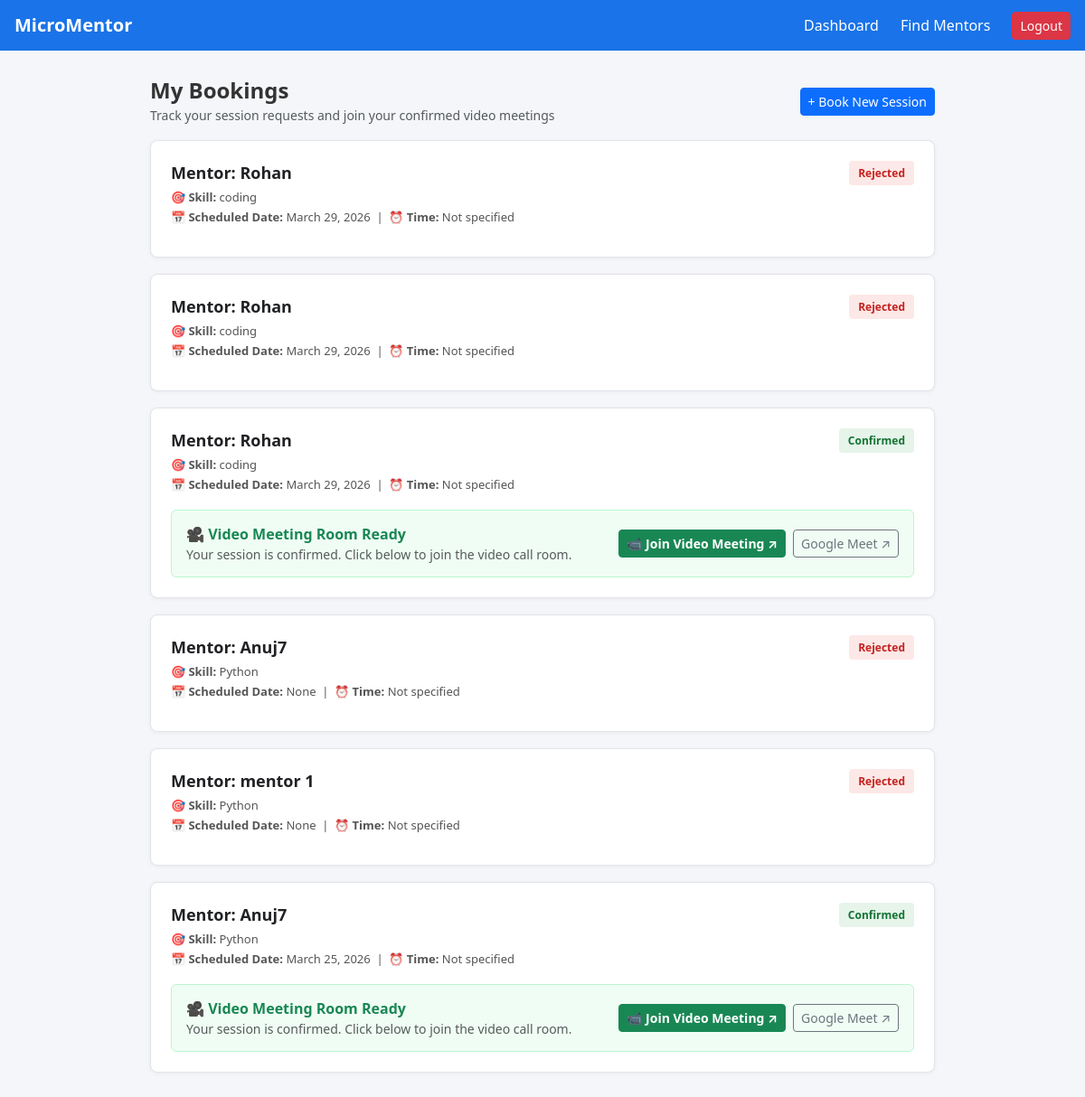
/mentor/my-bookings/ (signed in), run on the app's committed database.
### mentors/models.py (models this page shows, shortened)
class Booking(models.Model):
    mentor = models.ForeignKey(Mentor, on_delete=models.CASCADE)
    student = models.ForeignKey(User, on_delete=models.CASCADE)
    date = models.DateField(null=True, blank=True)
    time = models.TimeField(null=True, blank=True)
    status = models.CharField(max_length=20, default='pending')
    class Meta:
        unique_together = ['student', 'mentor', 'date', 'time']  # 🔥 updated

class Mentor(models.Model):
    user = models.OneToOneField(User, on_delete=models.CASCADE)
    expertise = models.CharField(max_length=200)
    experience = models.IntegerField()
    skill=models.CharField(max_length=100)
    is_available = models.BooleanField(default=True)

### mentors/views.py (the view)
# urls.py: path('my-bookings/', views.my_bookings, name='my_bookings'),
@login_required
def my_bookings(request):
    bookings = Booking.objects.filter(student=request.user).order_by('-id')
    return render(request, 'my_bookings.html', {'bookings': bookings})

### templates/my_bookings.html (shortened to what this page needs)
<!DOCTYPE html>
<html lang="en">
<head>
    <link href="https://cdn.jsdelivr.net/npm/bootstrap@5.3.2/dist/css/bootstrap.min.css" rel="stylesheet">
</head>
<body>
    <nav class="navbar navbar-expand navbar-dark navbar-custom px-3">
        <a class="navbar-brand fw-bold" href="/dashboard/">MicroMentor</a>
        <div class="navbar-nav ms-auto align-items-center gap-2">
            <a class="nav-link text-white" href="/dashboard/">Dashboard</a>
            <a class="nav-link text-white" href="/mentor/mentors/">Find Mentors</a>
            <a class="btn btn-sm btn-danger ms-2" href="/logout/">Logout</a>
        </div>
    </nav>
    <div class="container">
        <div class="d-flex justify-content-between align-items-center mb-3">
            <div>
                <h1 class="h4 mb-0 fw-bold">My Bookings</h1>
                <small class="text-muted">Track your session requests and join your confirmed video meetings</small>
            </div>
            <a href="/mentor/mentors/" class="btn btn-primary btn-sm">+ Book New Session</a>
        </div>
        {% if bookings %}
            {% for b in bookings %}
            <div class="booking-card">
                <div class="d-flex justify-content-between align-items-start flex-wrap gap-2 mb-2">
                    <div>
                        <div class="mentor-title">Mentor: {{ b.mentor.user.username }}</div>
                        <div class="booking-meta">🎯 <strong>Skill:</strong> {{ b.mentor.skill }}</div>
                        <div class="booking-meta">📅 <strong>Scheduled Date:</strong> {{ b.date }} &nbsp;|&nbsp; ⏰ <strong>Time:</strong> {{ b.time|default:"Not specified" }}</div>
                    </div>
                    <div>
                        {% if b.status == "accepted" %}
                            <span class="badge-status badge-accepted">Confirmed</span>
                        {% elif b.status == "rejected" %}
                            <span class="badge-status badge-rejected">Rejected</span>
                        {% elif b.status == "cancelled" %}
                            <span class="badge-status badge-cancelled">Cancelled</span>
                        {% else %}
                            <span class="badge-status badge-pending">Pending Approval</span>
                            <a href="/mentor/cancel/{{ b.id }}/" class="btn btn-sm btn-outline-danger ms-2" onclick="return confirm('Are you sure you want to cancel this booking request?');">Cancel</a>
                        {% endif %}
                    </div>
                </div>
                {% if b.status == "accepted" %}
                <div class="meeting-box">
                    <div class="d-flex justify-content-between align-items-center flex-wrap gap-2">
                        <div>
                            <strong class="text-success">🎥 Video Meeting Room Ready</strong>
                            <div class="text-muted small">Your session is confirmed. Click below to join the video call room.</div>
                        </div>
                        <div class="d-flex gap-2">
                            <a href="https://meet.jit.si/MicroMentor-Session-{{ b.id }}-{{ b.mentor.user.username }}" target="_blank" class="btn btn-sm btn-success fw-bold">
                                📹 Join Video Meeting ↗
                            </a>
                            <a href="https://meet.google.com/new" target="_blank" class="btn btn-sm btn-outline-secondary">
                                Google Meet ↗
                            </a>
                        </div>
                    </div>
                </div>
                {% endif %}
            </div>
            {% endfor %}
        {% endif %}
    </div>
</body>
</html>

### templates/my_bookings.html (style rules this page uses)
body { background-color: #f4f6f9; color: #333; }
.navbar-custom { background-color: #1a73e8; }
.container { max-width: 900px; margin: 30px auto; padding: 0 16px; }
.booking-card { background: #ffffff; border: 1px solid #e1e4e8; border-radius: 8px; padding: 22px; box-shadow: 0 1px 4px rgba(0,0,0,0.05); margin-bottom: 18px; }
.mentor-title { font-size: 18px; font-weight: bold; color: #202124; margin-bottom: 4px; }
.booking-meta { font-size: 13px; color: #555; margin: 3px 0; }
.badge-status { font-size: 12px; padding: 5px 10px; border-radius: 4px; font-weight: bold; }
.badge-accepted { background: #e6f4ea; color: #137333; }
.badge-rejected { background: #fce8e6; color: #c5221f; }
.meeting-box { background: #f0fdf4; border: 1px solid #bbf7d0; border-radius: 6px; padding: 14px 16px; margin-top: 14px; }

### data on the page
Booking: mentor.user.username "Rohan", mentor.skill "coding", date "March 29, 2026", time "Not specified", status "Rejected"
Booking: mentor.user.username "Rohan", mentor.skill "coding", date "March 29, 2026", time "Not specified", status "Rejected"
Booking: mentor.user.username "Rohan", mentor.skill "coding", date "March 29, 2026", time "Not specified", status "Confirmed"
Booking: mentor.user.username "Anuj7", mentor.skill "Python", date "None", time "Not specified", status "Rejected"
Booking: mentor.user.username "mentor 1", mentor.skill "Python", date "None", time "Not specified", status "Rejected"
Booking: mentor.user.username "Anuj7", mentor.skill "Python", date "March 25, 2026", time "Not specified", status "Confirmed"
